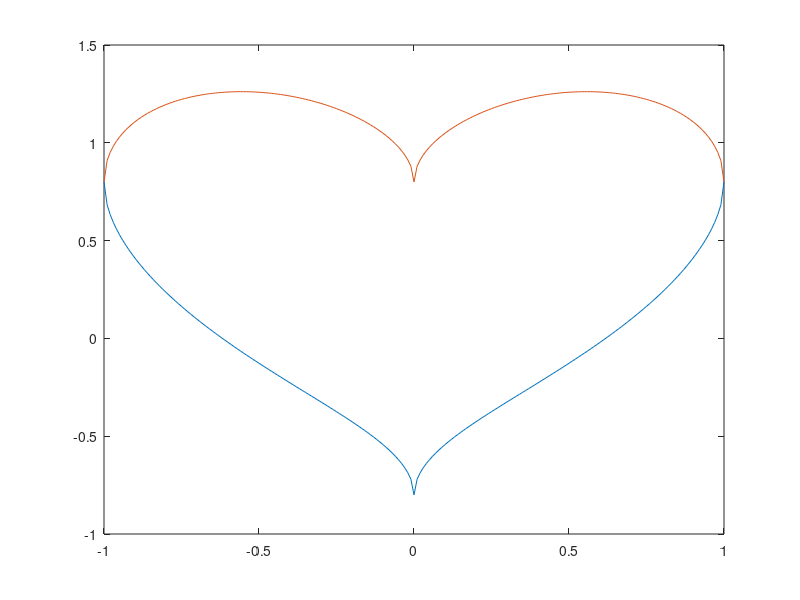

MATLAB code to generate this figure:
a = [ 1 2 
      3 4
      5 6];
b = [ 7 8 9
      10 11 12];
c = a * b

x=-10:0.1:10;
y=sin(x*3);
plot(x, y);
z=cos(x);
plot3(x,y,z)

x = -1:0.01:1;
y = (-sqrt(1-power(x,2))+sqrt(abs(x)))*4/5;
plot(x,y)
hold on
y = (sqrt(1-power(x,2))+sqrt(abs(x)))*4/5;
hold on
plot(x,y)